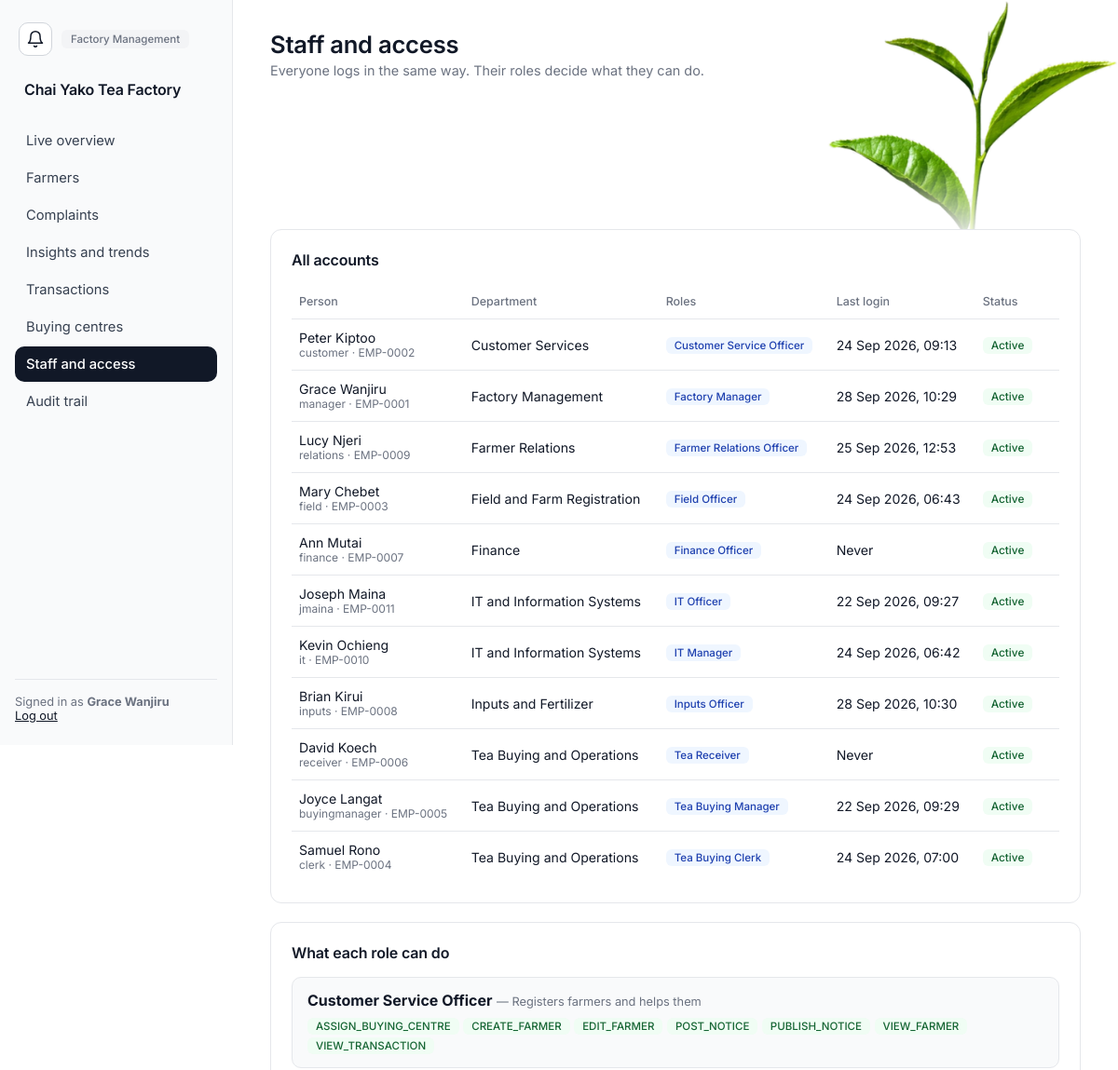
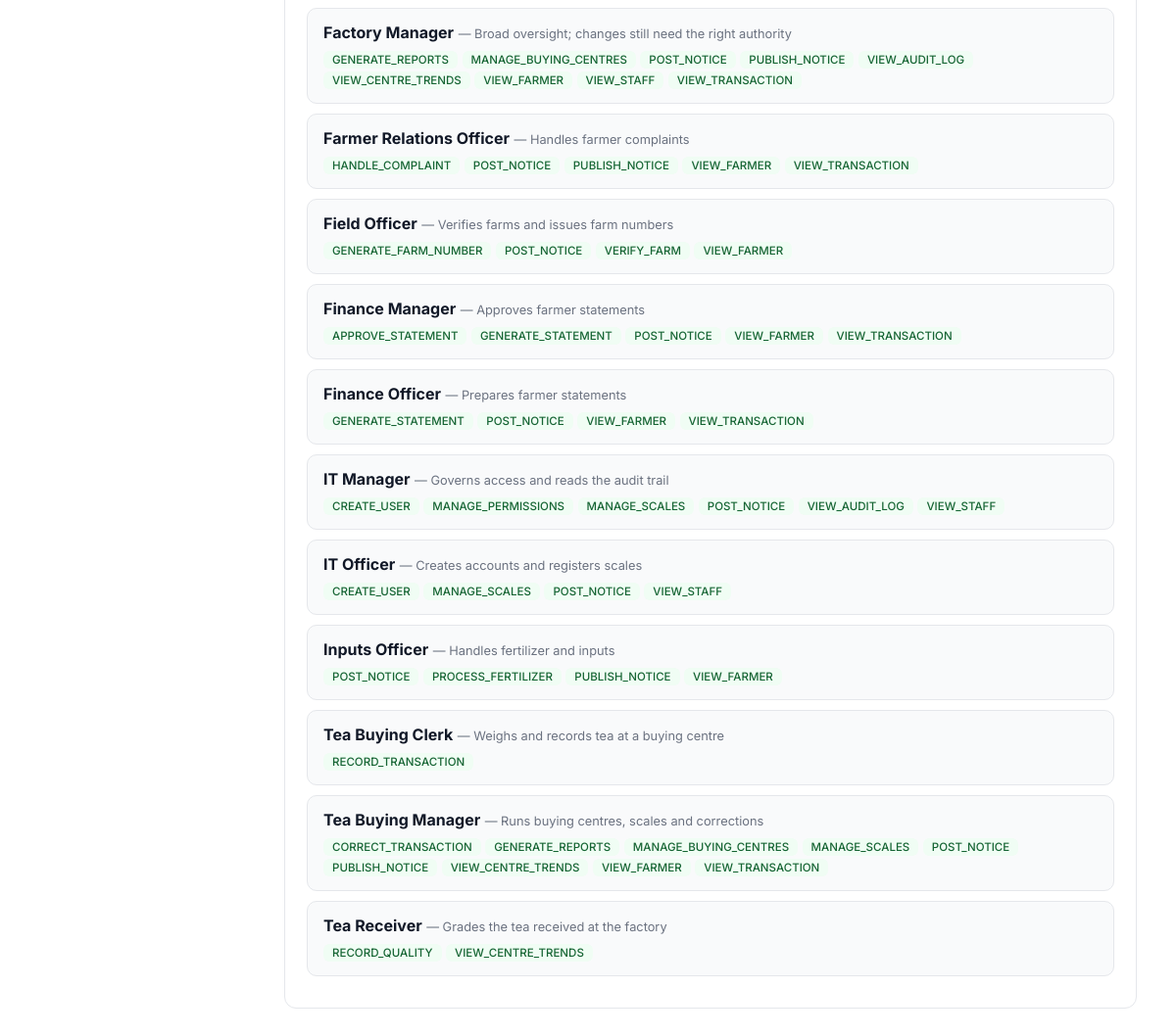
The app's page /admin/staff (signed in), older data (2 pictures, top to bottom).
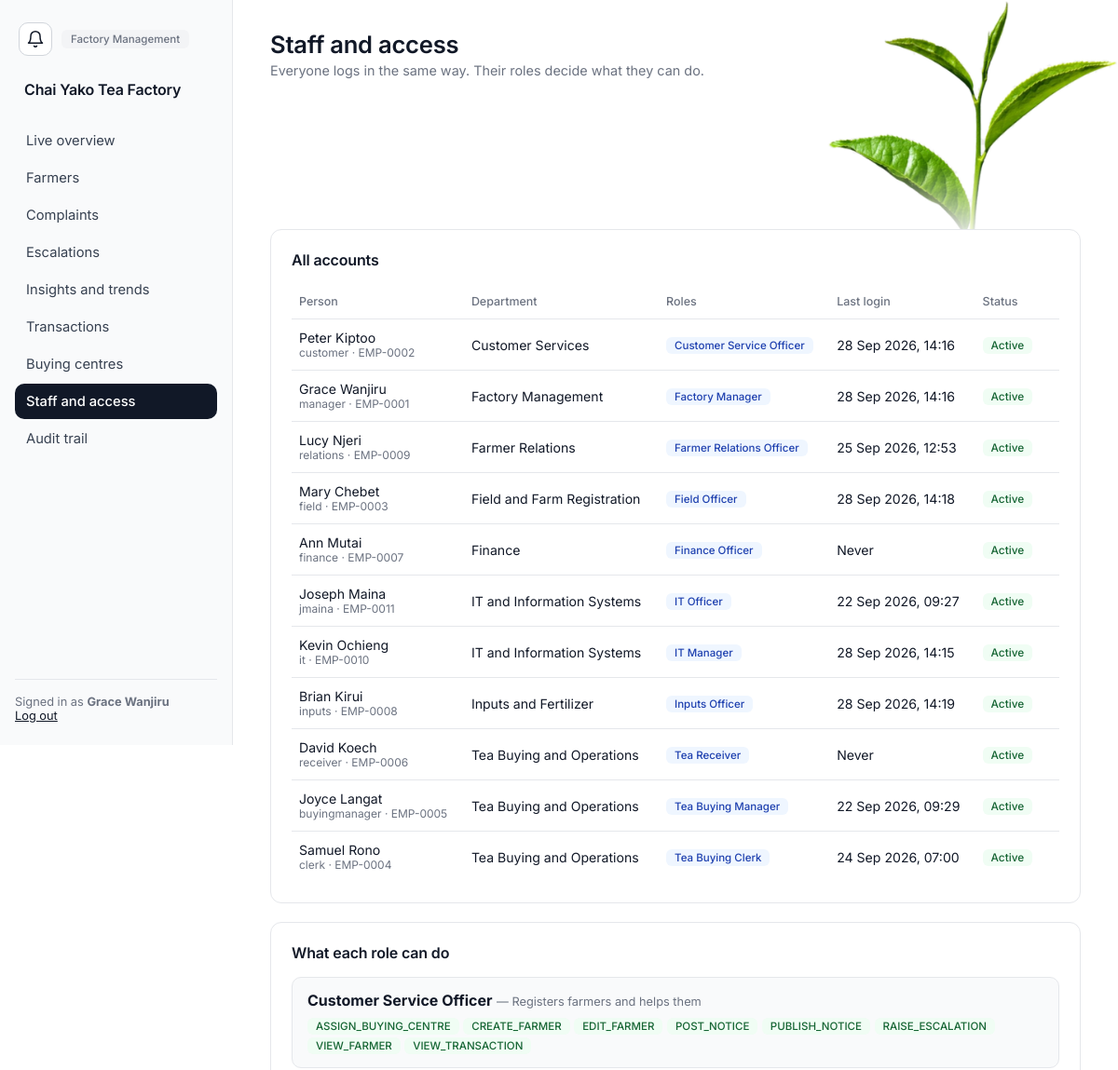
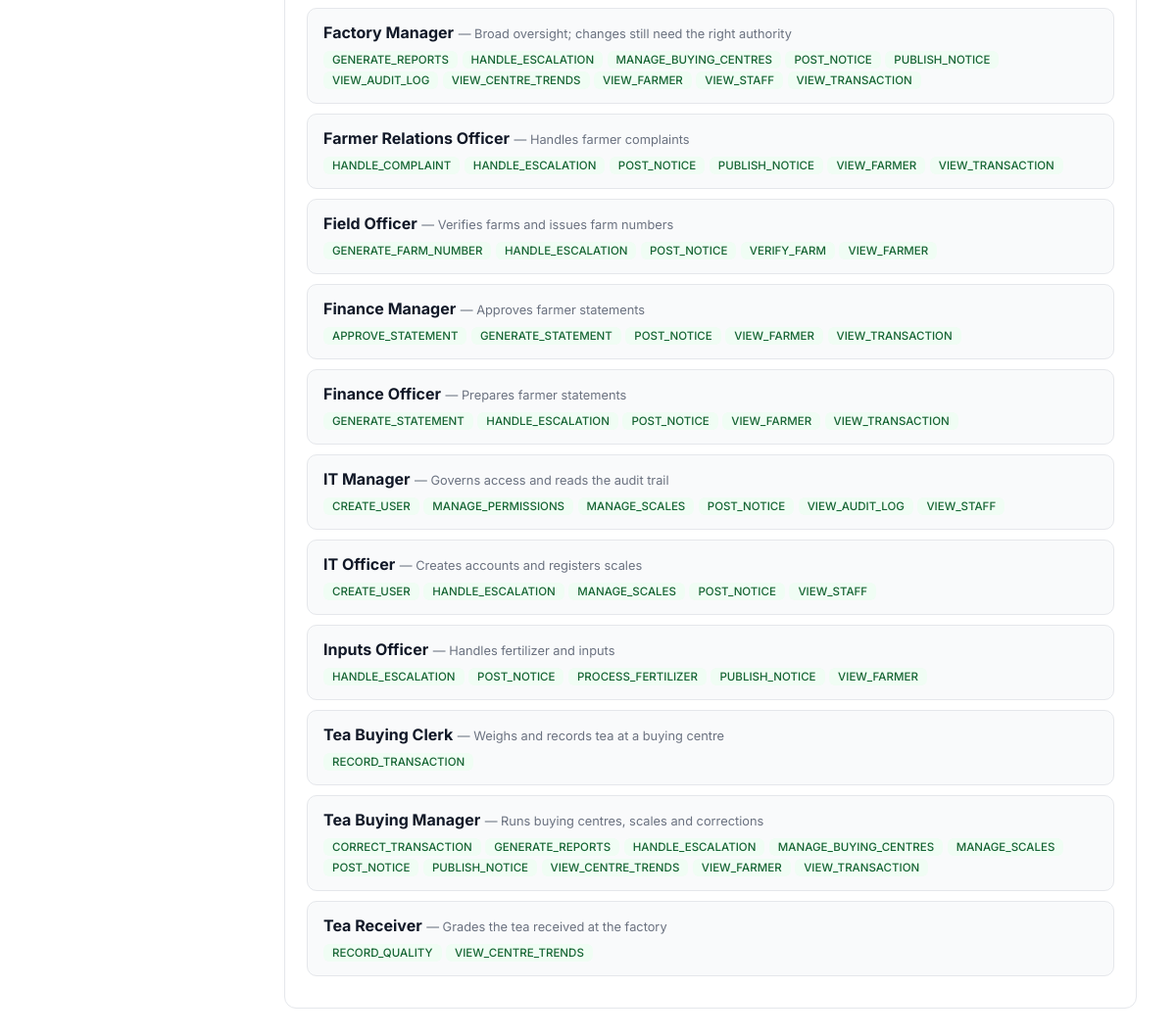
The same page, newer data (2 pictures, top to bottom).
### app/models.py (models this page shows, shortened)
class Department(db.Model):
    __tablename__ = "departments"
    id = db.Column(db.Integer, primary_key=True)
    name = db.Column(db.String(100), unique=True, nullable=False)
    description = db.Column(db.String(255))
    status = db.Column(db.String(20), nullable=False, default="ACTIVE")
    created_at = db.Column(db.DateTime, nullable=False, default=utcnow)
    updated_at = db.Column(db.DateTime, nullable=False, default=utcnow, onupdate=utcnow)
    employees = db.relationship("Employee", back_populates="department")

class Employee(db.Model):
    __tablename__ = "employees"
    id = db.Column(db.Integer, primary_key=True)
    employee_number = db.Column(db.String(30), unique=True, nullable=False)
    first_name = db.Column(db.String(80), nullable=False)
    last_name = db.Column(db.String(80), nullable=False)
    phone = db.Column(db.String(30))
    email = db.Column(db.String(120))
    department_id = db.Column(db.Integer, db.ForeignKey("departments.id"), nullable=False, index=True)
    status = db.Column(db.String(20), nullable=False, default="ACTIVE")
    created_at = db.Column(db.DateTime, nullable=False, default=utcnow)
    updated_at = db.Column(db.DateTime, nullable=False, default=utcnow, onupdate=utcnow)
    department = db.relationship("Department", back_populates="employees")
    roles = db.relationship("Role", secondary=employee_roles, back_populates="employees")
    user = db.relationship("User", back_populates="employee", uselist=False)
    @property
    def full_name(self):
        return f"{self.first_name} {self.last_name}"

class User(UserMixin, db.Model):
    __tablename__ = "users"
    id = db.Column(db.Integer, primary_key=True)
    employee_id = db.Column(db.Integer, db.ForeignKey("employees.id"), unique=True, nullable=False)
    username = db.Column(db.String(80), unique=True, nullable=False)
    password_hash = db.Column(db.String(255), nullable=False)
    pin_hash = db.Column(db.String(255))
    status = db.Column(db.String(20), nullable=False, default="ACTIVE")
    last_login_at = db.Column(db.DateTime)
    created_at = db.Column(db.DateTime, nullable=False, default=utcnow)
    updated_at = db.Column(db.DateTime, nullable=False, default=utcnow, onupdate=utcnow)
    employee = db.relationship("Employee", back_populates="user")
    @property
    def is_active(self):
        return self.status == "ACTIVE" and self.employee.status == "ACTIVE"
    @property
    def full_name(self):
        return self.employee.full_name
    @property
    def department(self):
        return self.employee.department

class Role(db.Model):
    __tablename__ = "roles"
    id = db.Column(db.Integer, primary_key=True)
    name = db.Column(db.String(80), unique=True, nullable=False)
    description = db.Column(db.String(255))
    status = db.Column(db.String(20), nullable=False, default="ACTIVE")
    permissions = db.relationship("Permission", secondary=role_permissions, back_populates="roles")
    employees = db.relationship("Employee", secondary=employee_roles, back_populates="roles")

class Permission(db.Model):
    __tablename__ = "permissions"
    id = db.Column(db.Integer, primary_key=True)
    name = db.Column(db.String(60), unique=True, nullable=False)
    description = db.Column(db.String(255))
    roles = db.relationship("Role", secondary=role_permissions, back_populates="permissions")

### app/admin.py (the view)
@admin_bp.route("/staff")
@permission_required("VIEW_STAFF")
def staff():
    users = (User.query
             .join(Employee, Employee.id == User.employee_id)
             .join(Department, Department.id == Employee.department_id)
             .order_by(Department.name, Employee.last_name, Employee.first_name).all())
    return render_template("admin/staff.html", users=users,
                           departments=Department.query.order_by(Department.name).all(),
                           roles=Role.query.order_by(Role.name).all())

### app/navigation.py (called while the page is built)
def home_endpoint(user):
    for permission, endpoint in _HOME:
        if has_permission(user, permission):
            return endpoint
    return "notices.board"          # an account with no working role still gets somewhere

def nav_items(user):
    allowed = [(endpoint, label) for endpoint, label, rule in _NAV
               if rule(lambda name: has_permission(user, name))]
    home = home_endpoint(user)
    allowed.sort(key=lambda item: item[0] != home)      # stable: only the home item moves up
    return allowed

def home_url(user):
    return url_for(home_endpoint(user))

### app/permissions.py (called while the page is built)
def role_permission_names(user):
    cache = g.setdefault("_role_permissions", {})
    if user.id not in cache:
        cache[user.id] = {
            permission.name
            for role in user.employee.roles if role.status == "ACTIVE"
            for permission in role.permissions
        }
    return cache[user.id]

def active_delegations(user):
    cache = g.setdefault("_active_delegations", {})
    if user.id not in cache:
        now = utcnow()
        rows = Delegation.query.filter_by(delegate_employee_id=user.employee_id, status="ACTIVE").all()
        cache[user.id] = [
            d for d in rows
            if delegation_is_active(d.status, d.start_at, d.expires_at, d.withdrawn_at, now)
        ]
    return cache[user.id]

def permission_source(user, name):
    if user is None or not getattr(user, "is_authenticated", False):
        return None
    if name in role_permission_names(user):
        return ("role", None)
    for delegation in active_delegations(user):
        if delegation.permission.name == name:
            return ("delegation", delegation.id)
    return None

def has_permission(user, name):
    return permission_source(user, name) is not None

def permission_required(*names):
    assert names, "permission_required() needs at least one permission name"
    def decorator(view):
        @wraps(view)
        @login_required
        def wrapped(*args, **kwargs):
            for name in names:
                source = permission_source(current_user, name)
                if source is not None:
                    g.acting_delegation_id = source[1]
                    return view(*args, **kwargs)
            abort(403)
        return wrapped
    return decorator

### app/services.py (called while the page is built)
def _live_notices():
    return Notice.query.filter(
        Notice.is_active.is_(True),
        or_(Notice.expires_at.is_(None), Notice.expires_at > utcnow()),
    )

### app/templates/admin/staff.html (shortened to what this page needs)
{% extends "layout/base.html" %}
{% block content %}
<div class="topbar">
  <div class="greeting"><h1>Staff and access</h1><p>Everyone logs in the same way. Their roles decide what they can do.</p></div>
</div>
<div class="card mb">
  <div class="card-header"><h3>All accounts</h3></div>
  <div class="table-scroll">
  <table>
    <thead><tr><th>Person</th><th>Department</th><th>Roles</th><th>Last login</th><th>Status</th><th></th></tr></thead>
    <tbody>
      {% for u in users %}
      <tr>
        <td>{{ u.full_name }}<div class="muted" style="font-size:0.75rem;">{{ u.username }} · {{ u.employee.employee_number }}</div></td>
        <td>{{ u.employee.department.name }}</td>
        <td style="max-width:260px;">
          {% for r in u.employee.roles %}<span class="tag tag-staff">{{ r.name }}</span> {% endfor %}
        </td>
        <td>{{ u.last_login_at|eat if u.last_login_at else 'Never' }}</td>
        <td><span class="badge {{ 'badge-good' if u.is_active else 'badge-damaged' }}">{{ 'Active' if u.is_active else 'Deactivated' }}</span></td>
        <td>
        </td>
      </tr>
      {% endfor %}
    </tbody>
  </table>
  </div>
</div>
<div class="card">
  <div class="card-header"><h3>What each role can do</h3></div>
  {% for r in roles %}
  <div class="note-card">
    <strong>{{ r.name }}</strong> <span class="muted" style="font-size:0.8rem;">— {{ r.description }}</span>
    <div style="margin-top:6px;">{% for p in r.permissions|sort(attribute='name') %}<span class="tag tag-public" title="{{ p.description }}">{{ p.name }}</span> {% endfor %}</div>
  </div>
  {% endfor %}
</div>
{% endblock %}

### app/templates/layout/base.html (shortened to what this page needs)
<!DOCTYPE html>
<html lang="en">
<head>
<link rel="stylesheet" href="{{ url_for('static', filename='css/style.css') }}">
</head>
<body>
{% set bell_count = (unread_notices or 0) + (escalations_waiting or 0) %}
<div class="app-shell">
  <img class="leaf-corner" src="{{ url_for('static', filename='img/tea-leaf.png') }}" alt="" aria-hidden="true">
  <aside class="sidebar factory" id="sidebar">
    <div class="sidebar-top">
      <a href="{{ url_for('notices.board') }}" class="bell " aria-label="Notices" title="Notices"><svg viewBox="0 0 24 24" fill="none" stroke="currentColor" stroke-width="1.8" stroke-linecap="round" stroke-linejoin="round" aria-hidden="true"><path d="M18 8A6 6 0 0 0 6 8c0 7-3 9-3 9h18s-3-2-3-9"/><path d="M13.7 21a2 2 0 0 1-3.4 0"/></svg></a>
      <span class="role-badge">{{ current_user.department.name }}</span>
    </div>
    <div class="brand">{{ factory_name }}</div>
    <nav class="sidebar-links">
      {% for endpoint, label in nav_items %}
        <a href="{{ url_for(endpoint) }}" class="nav-link {% if request.endpoint and request.endpoint.startswith(endpoint) %}active{% endif %}">{{ label }}</a>
      {% endfor %}
    </nav>
    <div class="sidebar-footer">
      Signed in as <strong>{{ current_user.full_name }}</strong><br>
      <a href="{{ url_for('auth.logout') }}">Log out</a>
    </div>
  </aside>
  <main class="main-area">
    {% block content %}{% endblock %}
  </main>
</div>
</body>
</html>

### app/static/css/style.css (style rules this page uses)
:root { --ink: #111827; --ink-2: #374151; --muted: #6b7280; --line: #e5e7eb; --line-strong: #d1d5db; --soft: #f9fafb; --hover: #f3f4f6; --danger: #b91c1c; --radius: 10px; --card-radius: 12px; --focus-ring: 0 0 0 3px rgba(17, 24, 39, 0.08); --leaf-w: clamp(260px, 26vw, 400px); }
* { box-sizing: border-box; }
body { margin: 0; font-family: Inter, system-ui, -apple-system, "Segoe UI", Roboto, sans-serif; background: #fff; color: var(--ink); min-height: 100vh; -webkit-font-smoothing: antialiased; }
a { text-decoration: none; color: inherit; }
h1, h2, h3, h4 { margin: 0; font-weight: 600; letter-spacing: -0.01em; }
p { margin: 0; }
.app-shell { display: grid; grid-template-columns: 250px 1fr; min-height: 100vh; position: relative; }
.leaf-corner { position: absolute; top: 0; right: 0; z-index: 0; width: var(--leaf-w); height: auto; pointer-events: none; user-select: none; -webkit-mask-image: linear-gradient(to bottom, #000 50%, transparent 74%); mask-image: linear-gradient(to bottom, #000 50%, transparent 74%); }
.sidebar { background: var(--soft); border-right: 1px solid var(--line); color: var(--ink-2); padding: 24px 16px; display: flex; flex-direction: column; gap: 6px; position: sticky; top: 0; height: 100vh; overflow-y: auto; }
.sidebar-links { display: flex; flex-direction: column; gap: 2px; overflow-y: auto; flex: 1; min-height: 0; }
.brand { padding: 4px 10px 20px; font-size: 1rem; font-weight: 600; color: var(--ink); letter-spacing: -0.01em; }
.nav-link { display: block; padding: 10px 12px; border-radius: var(--radius); color: var(--ink-2); font-size: 0.92rem; transition: background .15s, color .15s; }
.nav-link.active { background: var(--ink); color: #fff; font-weight: 500; }
.sidebar-top { display: flex; align-items: center; gap: 10px; padding: 0 0 16px 4px; }
.role-badge { display: inline-block; font-size: 0.72rem; font-weight: 500; color: var(--muted); padding: 3px 10px; border-radius: 6px; background: var(--hover); }
.bell { display: inline-flex; align-items: center; justify-content: center; flex: none; width: 36px; height: 36px; border-radius: var(--radius); border: 1px solid var(--line-strong); background: #fff; color: var(--ink); transition: background .15s, color .15s; }
.bell svg { width: 20px; height: 20px; }
.bell { position: relative; }
.sidebar-footer { margin-top: auto; padding-top: 16px; border-top: 1px solid var(--line); font-size: 0.8rem; color: var(--muted); }
.sidebar-footer a { color: var(--ink); text-decoration: underline; }
.main-area { padding: 32px 40px 64px; max-width: 1400px; position: relative; z-index: 1; }
.topbar { display: flex; justify-content: space-between; align-items: flex-start; flex-wrap: wrap; gap: 16px; margin-bottom: 28px; min-height: calc(var(--leaf-w) * 0.7 - 32px); padding-right: calc(var(--leaf-w) - 40px); }
.topbar .greeting h1 { font-size: 1.6rem; color: var(--ink); }
.topbar .greeting p { color: var(--muted); margin-top: 4px; font-size: 0.9rem; }
.card { background: #fff; border: 1px solid var(--line); border-radius: var(--card-radius); padding: 22px; }
.card-header { display: flex; justify-content: space-between; align-items: center; margin-bottom: 16px; }
.card-header h3 { font-size: 1rem; color: var(--ink); }
table { width: 100%; border-collapse: collapse; font-size: 0.88rem; }
th, td { text-align: left; padding: 11px 8px; border-bottom: 1px solid var(--line); }
th { color: var(--muted); font-weight: 500; font-size: 0.78rem; }
tr:last-child td { border-bottom: none; }
.badge { display: inline-block; padding: 2px 9px; border-radius: 6px; font-size: 0.74rem; font-weight: 500; }
.badge-good { background: #f0fdf4; color: #166534; }
.note-card { background: var(--soft); border: 1px solid var(--line); border-radius: var(--radius); padding: 14px 16px; margin-bottom: 10px; }
.muted { color: var(--muted); }
.table-scroll { overflow-x: auto; }
.mb { margin-bottom: 20px; }
.tag { display: inline-block; padding: 2px 9px; border-radius: 6px; font-size: 0.72rem; font-weight: 500; }
.tag-public { background: #f0fdf4; color: #166534; }
.tag-staff { background: #eff6ff; color: #1e40af; }

Row changes from the older to the newer data that the page shows:
changed User "customer": last_login_at|eat "24 Sep 2026, 09:13" → "28 Sep 2026, 14:16"
changed User "manager": last_login_at|eat "28 Sep 2026, 10:29" → "28 Sep 2026, 14:16"
changed User "field": last_login_at|eat "24 Sep 2026, 06:43" → "28 Sep 2026, 14:18"
changed User "it": last_login_at|eat "24 Sep 2026, 06:42" → "28 Sep 2026, 14:15"
changed User "inputs": last_login_at|eat "28 Sep 2026, 10:30" → "28 Sep 2026, 14:19"
added Permission: name "RAISE_ESCALATION", shown under Role "Customer Service Officer"
added Permission: name "HANDLE_ESCALATION"
Text that changed along with them:
new list line: "Escalations"
